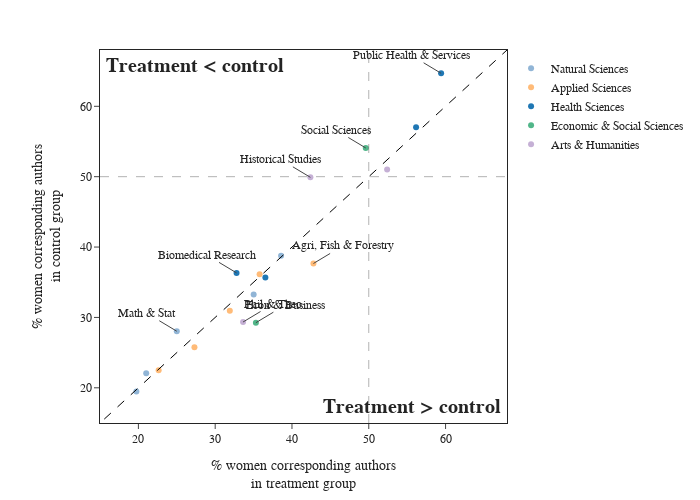

The notebook cell saved with this chart:
### Code cell
# Create a bar chart
fig = go.Figure()

for i, domain in enumerate(domains):
    t = df.query("domain == @domain")
    fig.add_trace(
        go.Scatter(
            x=t["treat_val"],
            y=t["con_val"],
            text=t["subdomain"],
            mode="markers",
            marker_color=domain_colors[domain],
            hoverinfo="x+y+text",
            name=domain,
            showlegend=True,
        )
    )

# Customize layout
fig.update_layout(
    template="simple_white",
    font=dict(size=12, family="Arial"),
    height=500,
    width=700,
    margin=dict(l=100, r=100, t=50, b=20),
    legend=dict(
        x=1.01,
        y=0.99,
        bgcolor="rgba(255, 255, 255, 0.5)",
    ),
)

fig.update_xaxes(
    title="% women corresponding authors<br>in treatment group",
    mirror=True,
    range=[15, 68],
    dtick=10,
)
fig.update_yaxes(
    title="% women corresponding authors<br>in control group",
    mirror=True,
    range=[15, 68],
    dtick=10,
)

# add reference line
fig.add_trace(
    go.Scatter(
        x=[0, 100],
        y=[0, 100],
        mode="lines",
        line=dict(color="black", width=1, dash="dash"),
        showlegend=False,
    )
)
fig.add_vline(x=50, line_width=1, line_dash="dash", line_color="black")
fig.add_hline(y=50, line_width=1, line_dash="dash", line_color="black")

# annotate points with relative diff > 10%
for i, row in df[df["relative diff %"] >= 8].iterrows():
    if row["treat_val"] > row["con_val"]:
        ax = 30
    else:
        ax = -30
    ay = -18
    if row["subdomain"] == "Phil. & Theo.":
        ay = 20
    fig.add_annotation(
        x=row["treat_val"],
        y=row["con_val"],
        text=row["subdomain"],
        ax=ax,
        ay=ay,
        showarrow=True,
    )

fig.add_annotation(
    x=0.99,
    y=0.01,
    xref="x domain",
    yref="y domain",
    text="<b>Treatment > control",
    font=dict(size=20),
    showarrow=False,
)

fig.add_annotation(
    x=0.01,
    y=0.99,
    xref="x domain",
    yref="y domain",
    text="<b>Treatment < control",
    font=dict(size=20),
    showarrow=False,
)

# Show the plot
fig.show()
fig.write_image("figures/bar_chart_compare_scatter.svg")

### Figure 1 — Plotly figure (JSON) as saved in the notebook; plotly's stock layout.template omitted (floating-point values rounded to 4 significant figures)
{"data": [{"hoverinfo": "x+y+text", "marker": {"color": "rgb(145,181,214)"}, "mode": "markers", "name": "Natural Sciences", "showlegend": true, "text": ["Biology", "Chemistry", "Earth & Env Sciences", "Math & Stat", "Physics & Astronomy"], "type": "scatter", "x": [38.58, 19.74, 35.01, 25, 21.02], "y": [38.77, 19.49, 33.27, 28.04, 22.06]}, {"hoverinfo": "x+y+text", "marker": {"color": "rgb(255,187,120)"}, "mode": "markers", "name": "Applied Sciences", "showlegend": true, "text": ["Agri, Fish & Forestry", "Built Env & Design", "Enab & Strategic Tech", "Engineering", "Info & Com Tech"], "type": "scatter", "x": [42.8, 35.78, 22.64, 27.3, 31.9], "y": [37.67, 36.13, 22.5, 25.77, 30.95]}, {"hoverinfo": "x+y+text", "marker": {"color": "rgb(31,119,180)"}, "mode": "markers", "name": "Health Sciences", "showlegend": true, "text": ["Biomedical Research", "Clinical Medicine", "Psych & Cog Sciences", "Public Health & Services"], "type": "scatter", "x": [32.78, 36.53, 56.16, 59.42], "y": [36.33, 35.66, 57.03, 64.69]}, {"hoverinfo": "x+y+text", "marker": {"color": "rgb(81,182,137)"}, "mode": "markers", "name": "Economic & Social Sciences", "showlegend": true, "text": ["Econ & Business", "Social Sciences"], "type": "scatter", "x": [35.3, 49.61], "y": [29.25, 54.08]}, {"hoverinfo": "x+y+text", "marker": {"color": "rgb(197,176,213)"}, "mode": "markers", "name": "Arts & Humanities", "showlegend": true, "text": ["Com & Text Studies", "Historical Studies", "Phil & Theo"], "type": "scatter", "x": [52.39, 42.4, 33.63], "y": [51.01, 49.91, 29.35]}, {"line": {"color": "black", "dash": "dash", "width": 1}, "mode": "lines", "showlegend": false, "type": "scatter", "x": [0, 100], "y": [0, 100]}], "layout": {"annotations": [{"ax": -30, "ay": -18, "showarrow": true, "text": "Math & Stat", "x": 25, "y": 28.04}, {"ax": 30, "ay": -18, "showarrow": true, "text": "Agri, Fish & Forestry", "x": 42.8, "y": 37.67}, {"ax": -30, "ay": -18, "showarrow": true, "text": "Biomedical Research", "x": 32.78, "y": 36.33}, {"ax": -30, "ay": -18, "showarrow": true, "text": "Public Health & Services", "x": 59.42, "y": 64.69}, {"ax": 30, "ay": -18, "showarrow": true, "text": "Econ & Business", "x": 35.3, "y": 29.25}, {"ax": -30, "ay": -18, "showarrow": true, "text": "Social Sciences", "x": 49.61, "y": 54.08}, {"ax": -30, "ay": -18, "showarrow": true, "text": "Historical Studies", "x": 42.4, "y": 49.91}, {"ax": 30, "ay": -18, "showarrow": true, "text": "Phil & Theo", "x": 33.63, "y": 29.35}, {"font": {"size": 20}, "showarrow": false, "text": "<b>Treatment > control", "x": 0.99, "xref": "x domain", "y": 0.01, "yref": "y domain"}, {"font": {"size": 20}, "showarrow": false, "text": "<b>Treatment < control", "x": 0.01, "xref": "x domain", "y": 0.99, "yref": "y domain"}], "font": {"family": "Arial", "size": 12}, "height": 500, "legend": {"bgcolor": "rgba(255, 255, 255, 0.5)", "x": 1.01, "y": 0.99}, "margin": {"b": 20, "l": 100, "r": 100, "t": 50}, "shapes": [{"line": {"color": "black", "dash": "dash", "width": 1}, "type": "line", "x0": 50, "x1": 50, "xref": "x", "y0": 0, "y1": 1, "yref": "y domain"}, {"line": {"color": "black", "dash": "dash", "width": 1}, "type": "line", "x0": 0, "x1": 1, "xref": "x domain", "y0": 50, "y1": 50, "yref": "y"}], "width": 700, "xaxis": {"dtick": 10, "mirror": true, "range": [15, 68], "title": {"text": "% women corresponding authors<br>in treatment group"}}, "yaxis": {"dtick": 10, "mirror": true, "range": [15, 68], "title": {"text": "% women corresponding authors<br>in control group"}}}}
